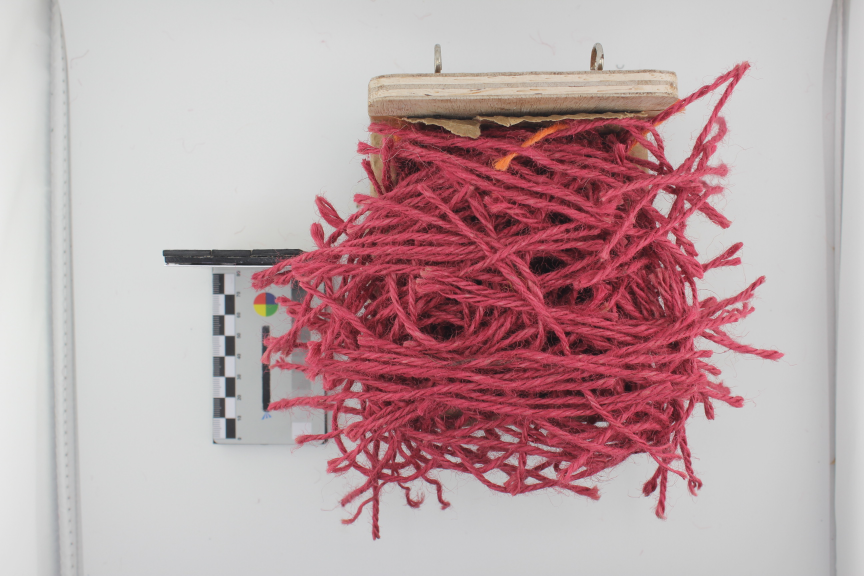
#> input picture data/107_top_20260526.JPG, 2592 x 1728 px (shown at 1/3 size)
$ python -i reference.py   (imports and definitions only)
#> lines starting #> are read from the running program, lines starting #| are printed output that depends on the picture; after the words box and inside, x2 and y2 are one past the last pixel; in counts of white or black regions, pixels touching at a corner belong together
"""Fixed references in the photos (plan step S1).

Scale: the card has a two-column checker ruler graduated 0-80 mm. Its cells are
not square: they are about twice as long as wide, and one row along the ruler is
10 mm (read from the printed graduations). Rows alternate, so along the ruler
axis there is one black cell per row: the row spacing in pixels is 10 mm.

Height zero (side views): the box stands on a dark green wire cage with three
horizontal bars (top, middle, bottom: ~20 and ~41 mm below the top one). No
string is green, and the cage does not move, so its top bar is the reference.
"""
from itertools import combinations

import cv2
import numpy as np
from scipy.ndimage import uniform_filter1d
from scipy.signal import find_peaks

ROW_MM = 10.0
MAX_ROWS = 8  # the ruler is graduated 0-80 mm
MIN_LONG, MAX_LONG = 30, 130  # expected long side of a cell in full-resolution pixels
THRESHOLDS = (40, 55, 70, 85)
OPENINGS = (9, 15)
REFINE_TOL = 0.08  # max offset of a cell from its fitted row, in rows
ADAPT_BLOCK, ADAPT_C = 201, (25, 45)  # local mean over ~3 cells; how much darker a cell must be


# [14 lines left out: function _on_card, not called in this run]


def black_cells(gray, sat=None):
    """Candidate black cells: (centroid x, centroid y, long side) in full-res pixels."""
    out = []
    # the threshold that separates cells touching at a corner depends on the image,
    # so candidates are pooled over several settings and fit_ruler sorts them out
    binaries = [cv2.threshold(gray, thr, 255, cv2.THRESH_BINARY_INV)[1] for thr in THRESHOLDS]
    # exposure varies (206: black cells at grey ~100; side views: card in shadow),
    # so cells are also taken as dark relative to the card around them
    binaries += [cv2.adaptiveThreshold(gray, 255, cv2.ADAPTIVE_THRESH_MEAN_C, cv2.THRESH_BINARY_INV,
                                       ADAPT_BLOCK, c) for c in ADAPT_C]
    for binary in binaries:
        for k in OPENINGS:  # opening also removes ruler ticks
            opened = cv2.morphologyEx(binary, cv2.MORPH_OPEN, np.ones((k, k), np.uint8))
            contours, _ = cv2.findContours(opened, cv2.RETR_EXTERNAL, cv2.CHAIN_APPROX_SIMPLE)
            for c in contours:
                (cx, cy), (a, b), theta = cv2.minAreaRect(c)
                long, short = max(a, b), min(a, b)
                if not MIN_LONG <= long <= MAX_LONG or short == 0:
                    continue
                if not 1.4 <= long / short <= 2.8 or cv2.contourArea(c) / (a * b) < 0.8:
                    continue
                if sat is not None and not _on_card(gray, sat, c):
                    continue
                if not any(np.hypot(cx - x, cy - y) < 8 for x, y, *_ in out):
                    # direction of the long side (minAreaRect's angle is that of side a)
                    out.append((cx, cy, long, np.radians(theta if a >= b else theta + 90)))
    return np.array(out).reshape(-1, 4)


# [87 lines left out: functions fit_ruler, ruler_scale, cage_mask, cage_bars, not called in this run]

>>> import cv2
>>> picture = cv2.imread('../../data/107_top_20260526.JPG', cv2.IMREAD_GRAYSCALE)
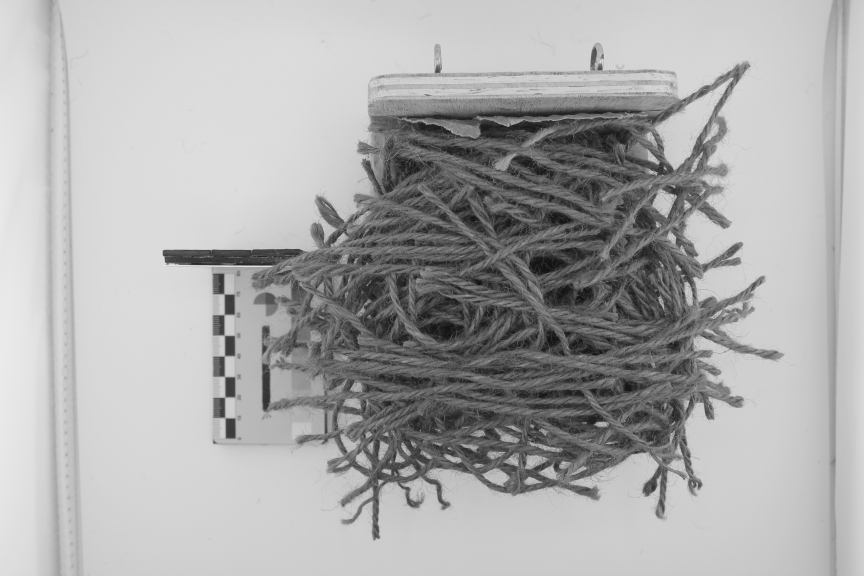
#> picture: shape (1728, 2592) (shown at 1/3 size); min 14, max 254, mean 171.8
>>> result = black_cells(picture)
#> in black_cells, `binaries = [cv2.threshold(gray, thr, 255, cv2.THRESH_BINARY_INV)[1] fo..`: binaries = 4 items
#> in black_cells, `binaries += [cv2.adaptiveThreshold(gray, 255, cv2.ADAPTIVE_THRESH_MEAN..`: binaries = 6 items
#> the loop in black_cells, `for binary in binaries:` made 6 passes
#> after the loop in black_cells, `for binary in binaries:`:
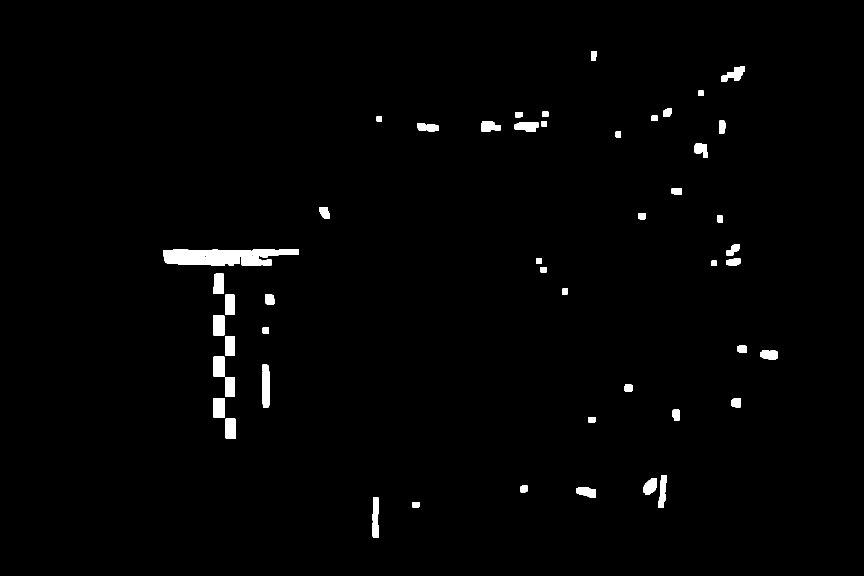
#> opened: shape (1728, 2592) (shown at 1/3 size); 1.4% white; 58 white regions, largest, box (x1, y1, x2, y2) and area: (489, 749, 784, 796) 12135, (787, 1115, 810, 1224) 2389, (639, 946, 673, 1006) 2012
#> after the loop in black_cells, `for binary in binaries:`: out = 61 items, first 6: (1459, 383, 32, 0), (1889.5, 1161.5, 35, 0), (1298.5, 384, 35, 0), (692, 1284.5, 55, -1.57), (1616.5, 1219, 31, 0), (691, 1160.5, 53, -1.57)
#> result = 61 rows, first 6: [1459, 383, 32, 0], [1889.5, 1161.5, 35, 0], [1298.5, 384, 35, 0], [692, 1284.5, 55, -1.57], [1616.5, 1219, 31, 0], [691, 1160.5, 53, -1.57]

$ run again, on data/206_top_20260817.JPG
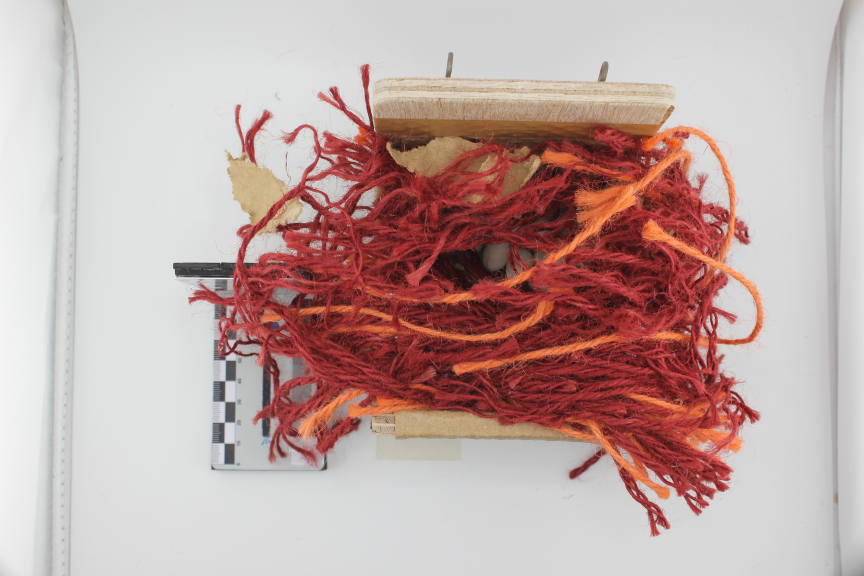
#> input picture data/206_top_20260817.JPG, 2592 x 1728 px (shown at 1/3 size)
#> `picture = cv2.imread('../../data/107_top_20260526.JPG', cv2.IMREAD_GRA..`:
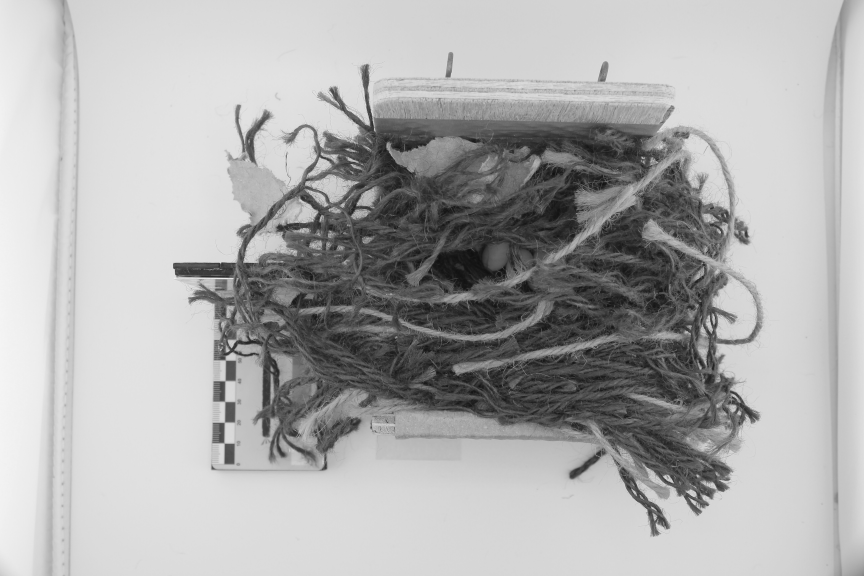
#> picture: shape (1728, 2592) (shown at 1/3 size); min 15, max 249, mean 174
#> in black_cells, `binaries = [cv2.threshold(gray, thr, 255, cv2.THRESH_BINARY_INV)[1] fo..`: binaries = 4 items
#> in black_cells, `binaries += [cv2.adaptiveThreshold(gray, 255, cv2.ADAPTIVE_THRESH_MEAN..`: binaries = 6 items
#> the loop in black_cells, `for binary in binaries:` made 6 passes
#> after the loop in black_cells, `for binary in binaries:`:
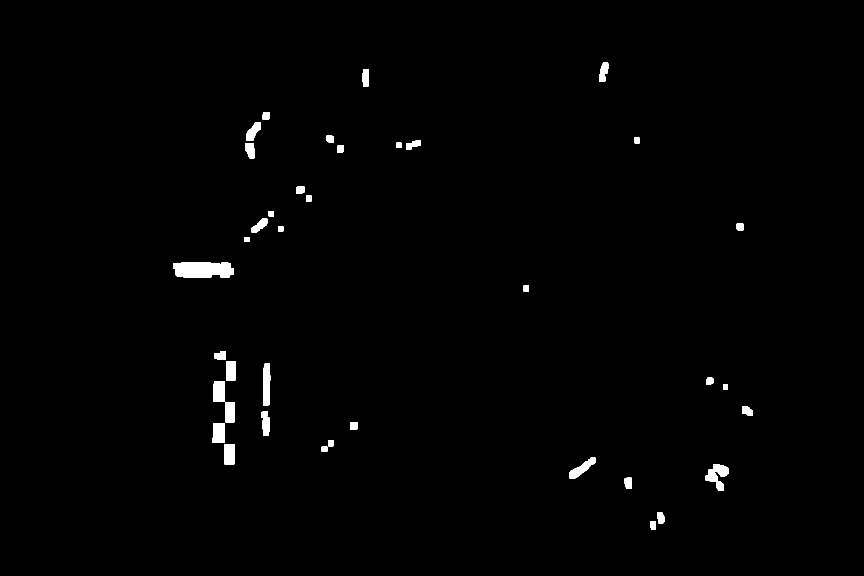
#> opened: shape (1728, 2592) (shown at 1/3 size); 0.9% white; 38 white regions, largest, box (x1, y1, x2, y2) and area: (520, 788, 700, 833) 7104, (2117, 1392, 2187, 1472) 2771, (789, 1091, 811, 1217) 2524
#> after the loop in black_cells, `for binary in binaries:`: out = 32 items, first 6: (1408, 1210.5, 30, 0), (1896.5, 748, 39, 0), (1769.5, 444, 43, 0), (1803, 1133.5, 38, 0), (1363.5, 1051.5, 35, 0), (1564, 742.5, 30, 0)
#> result = 32 rows, first 6: [1408, 1210.5, 30, 0], [1896.5, 748, 39, 0], [1769.5, 444, 43, 0], [1803, 1133.5, 38, 0], [1363.5, 1051.5, 35, 0], [1564, 742.5, 30, 0]

$ run again, on data/207_top_20260301.JPG
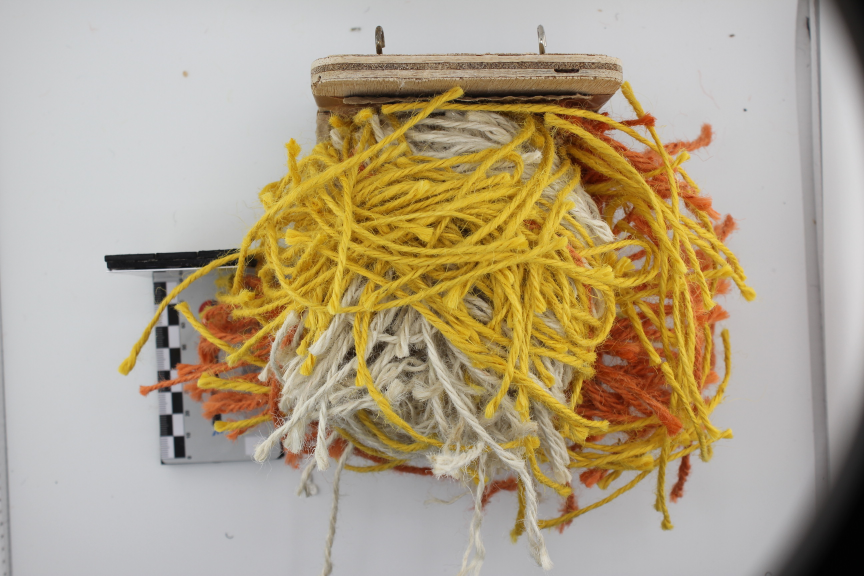
#> input picture data/207_top_20260301.JPG, 2592 x 1728 px (shown at 1/3 size)
#> `picture = cv2.imread('../../data/107_top_20260526.JPG', cv2.IMREAD_GRA..`:
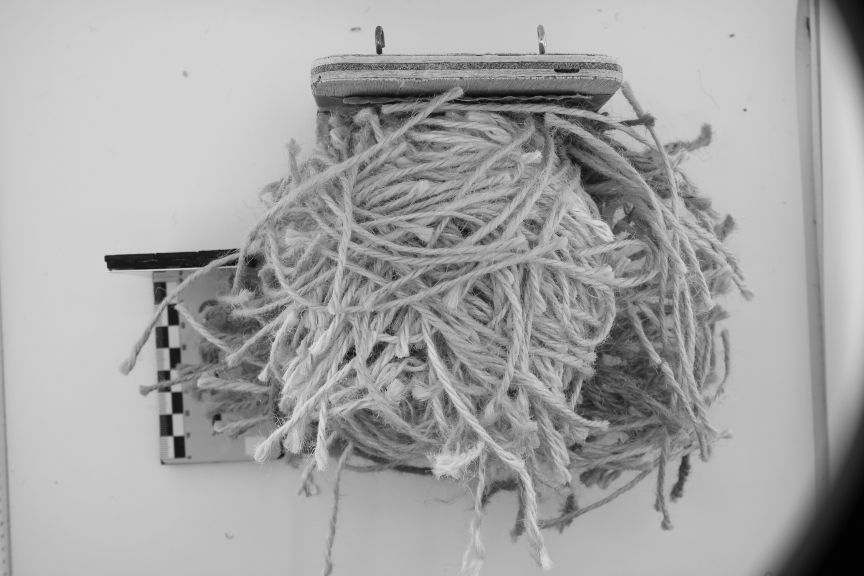
#> picture: shape (1728, 2592) (shown at 1/3 size); min 1, max 255, mean 164.9
#> in black_cells, `binaries = [cv2.threshold(gray, thr, 255, cv2.THRESH_BINARY_INV)[1] fo..`: binaries = 4 items
#> in black_cells, `binaries += [cv2.adaptiveThreshold(gray, 255, cv2.ADAPTIVE_THRESH_MEAN..`: binaries = 6 items
#> the loop in black_cells, `for binary in binaries:` made 6 passes
#> after the loop in black_cells, `for binary in binaries:`:
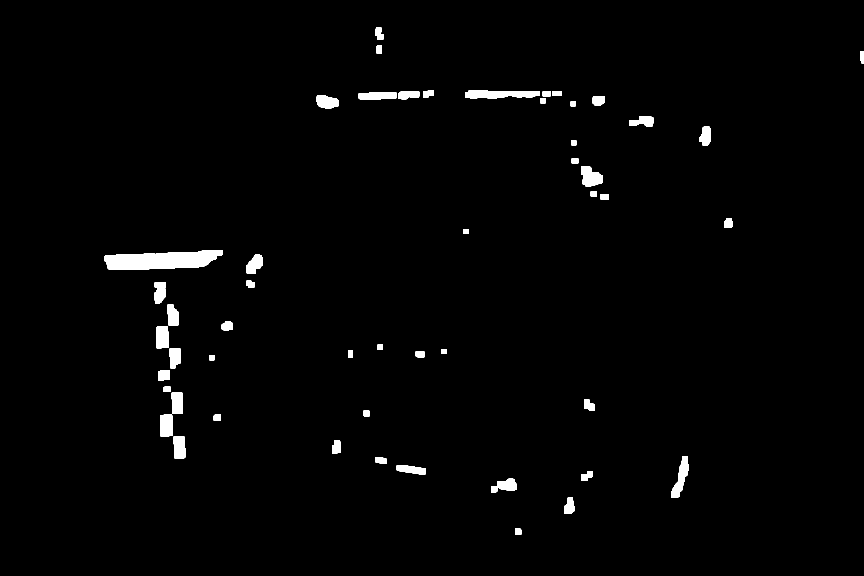
#> opened: shape (1728, 2592) (shown at 1/3 size); 1.6% white; 53 white regions, largest, box (x1, y1, x2, y2) and area: (314, 750, 667, 810) 15315, (1396, 272, 1618, 297) 4292, (2014, 1369, 2066, 1494) 2939
#> after the loop in black_cells, `for binary in binaries:`: out = 38 items, first 6: (537.8, 1340.3, 59.63, 1.52), (531.5, 1207.7, 59.08, 1.52), (525, 1073.5, 55, -1.57), (519.4, 947.7, 50.46, 1.51), (622.5, 764, 53, 0), (503.2, 1275.6, 59.7, 1.53)
#> result = 38 rows, first 6: [537.8, 1340.3, 59.63, 1.52], [531.5, 1207.7, 59.08, 1.52], [525, 1073.5, 55, -1.57], [519.4, 947.7, 50.46, 1.51], [622.5, 764, 53, 0], [503.2, 1275.6, 59.7, 1.53]

$ run again, on data/208_top_20260829.JPG
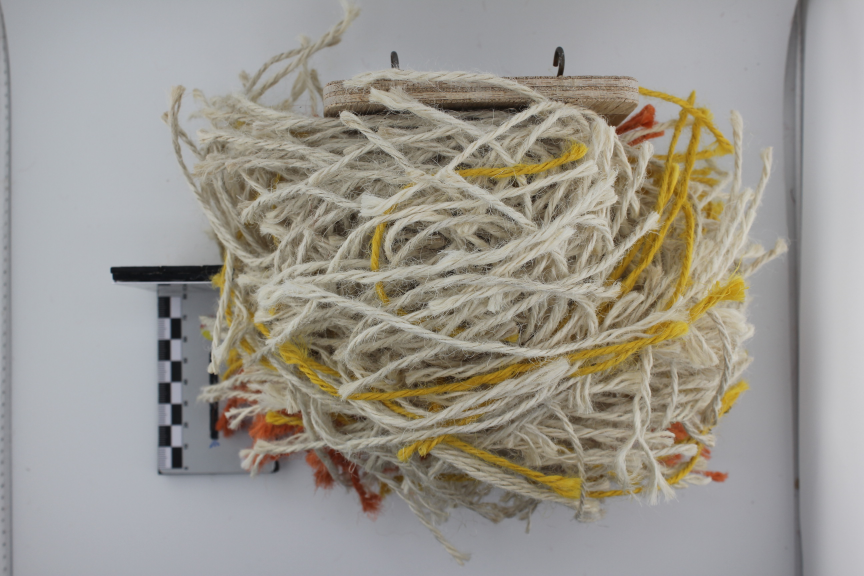
#> input picture data/208_top_20260829.JPG, 2592 x 1728 px (shown at 1/3 size)
#> `picture = cv2.imread('../../data/107_top_20260526.JPG', cv2.IMREAD_GRA..`:
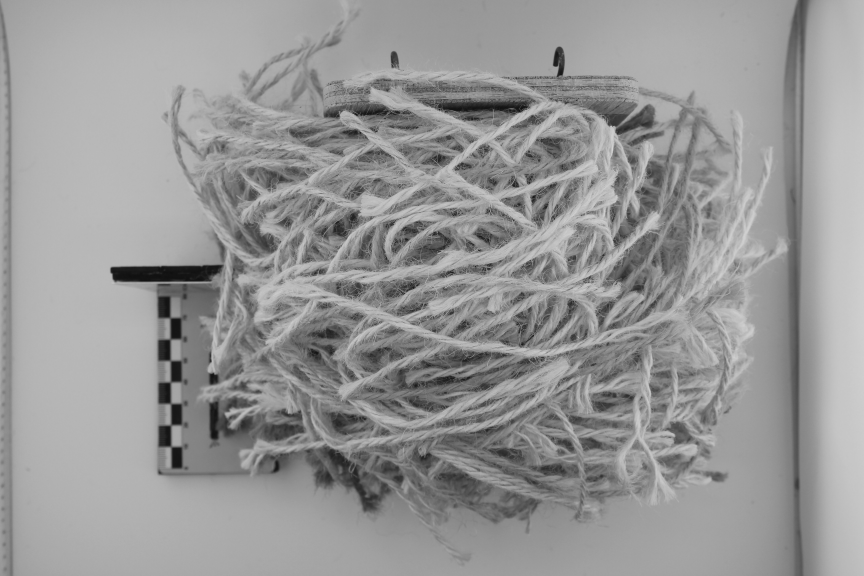
#> picture: shape (1728, 2592) (shown at 1/3 size); min 10, max 226, mean 151.1
#> in black_cells, `binaries = [cv2.threshold(gray, thr, 255, cv2.THRESH_BINARY_INV)[1] fo..`: binaries = 4 items
#> in black_cells, `binaries += [cv2.adaptiveThreshold(gray, 255, cv2.ADAPTIVE_THRESH_MEAN..`: binaries = 6 items
#> the loop in black_cells, `for binary in binaries:` made 6 passes
#> after the loop in black_cells, `for binary in binaries:`:
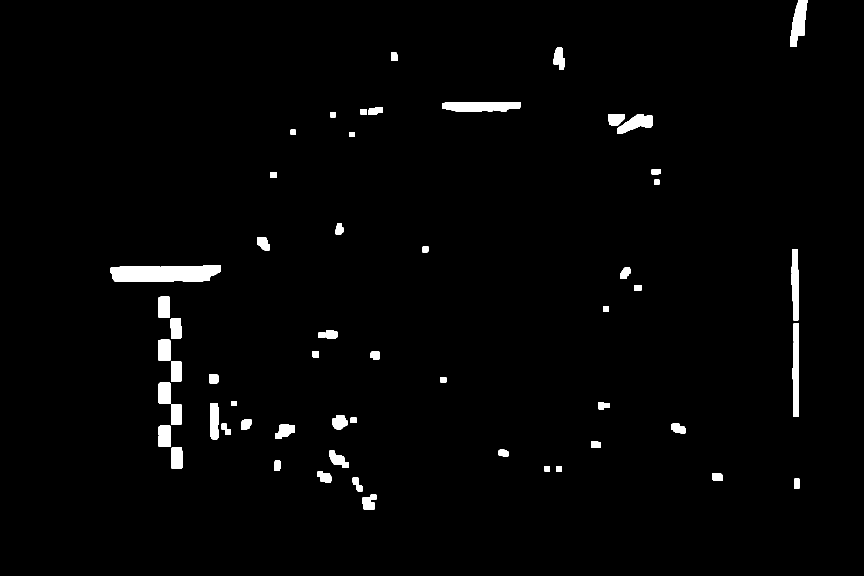
#> opened: shape (1728, 2592) (shown at 1/3 size); 1.9% white; 60 white regions, largest, box (x1, y1, x2, y2) and area: (332, 796, 663, 846) 14173, (1327, 306, 1562, 336) 5851, (2372, 0, 2422, 141) 4325
#> after the loop in black_cells, `for binary in binaries:`: out = 40 items, first 6: (530.5, 1372.5, 57, -1.57), (529.5, 1243, 56, -1.57), (497.5, 1179, 56, -1.57), (528.5, 1114, 56, -1.57), (497.5, 1050, 56, -1.57), (528, 985, 56, -1.57)
#> result = 40 rows, first 6: [530.5, 1372.5, 57, -1.57], [529.5, 1243, 56, -1.57], [497.5, 1179, 56, -1.57], [528.5, 1114, 56, -1.57], [497.5, 1050, 56, -1.57], [528, 985, 56, -1.57]
